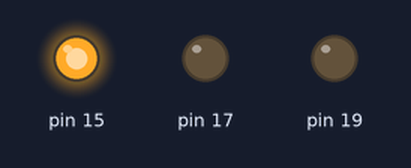
This sketch was run on a simulated Arduino Uno, built with avr-gcc and run on an emulated ATmega328P. Parts: output pins drawn as LEDs (lit = HIGH).

Above: at 1.5 s.
At 3.5 s:
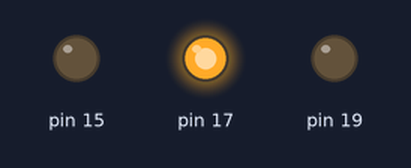
At 5.5 s:
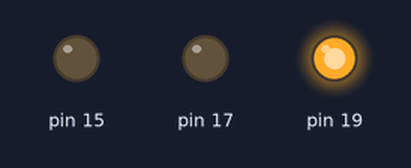
Timing chart, 0 to 9.1 s (numbered marks = the images above):
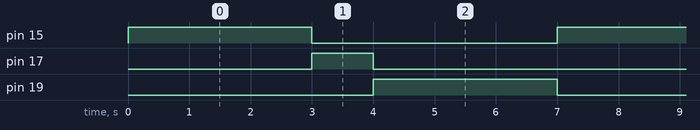

Measured:
- by itself, pin 15, pin 19: alternates HIGH for 3.0 s and LOW for 4.0 s
- by itself, pin 17: alternates HIGH for 1.0 s and LOW for 6.0 s
- by itself, everything shown: repeats every 7.0 s, in 4 steps

The sketch:

03_Red_Green_Light.ino
```cpp
void setup() {
  pinMode(15,OUTPUT);
  pinMode(17,OUTPUT);
  pinMode(19,OUTPUT);
}

void loop() {
  digitalWrite(15,HIGH);
  delay(3000);
  digitalWrite(15,LOW);
  digitalWrite(17,HIGH);
  delay(1000);
  digitalWrite(17,LOW);
  digitalWrite(19,HIGH);
  delay(3000);
  digitalWrite(19,LOW);
}
```
